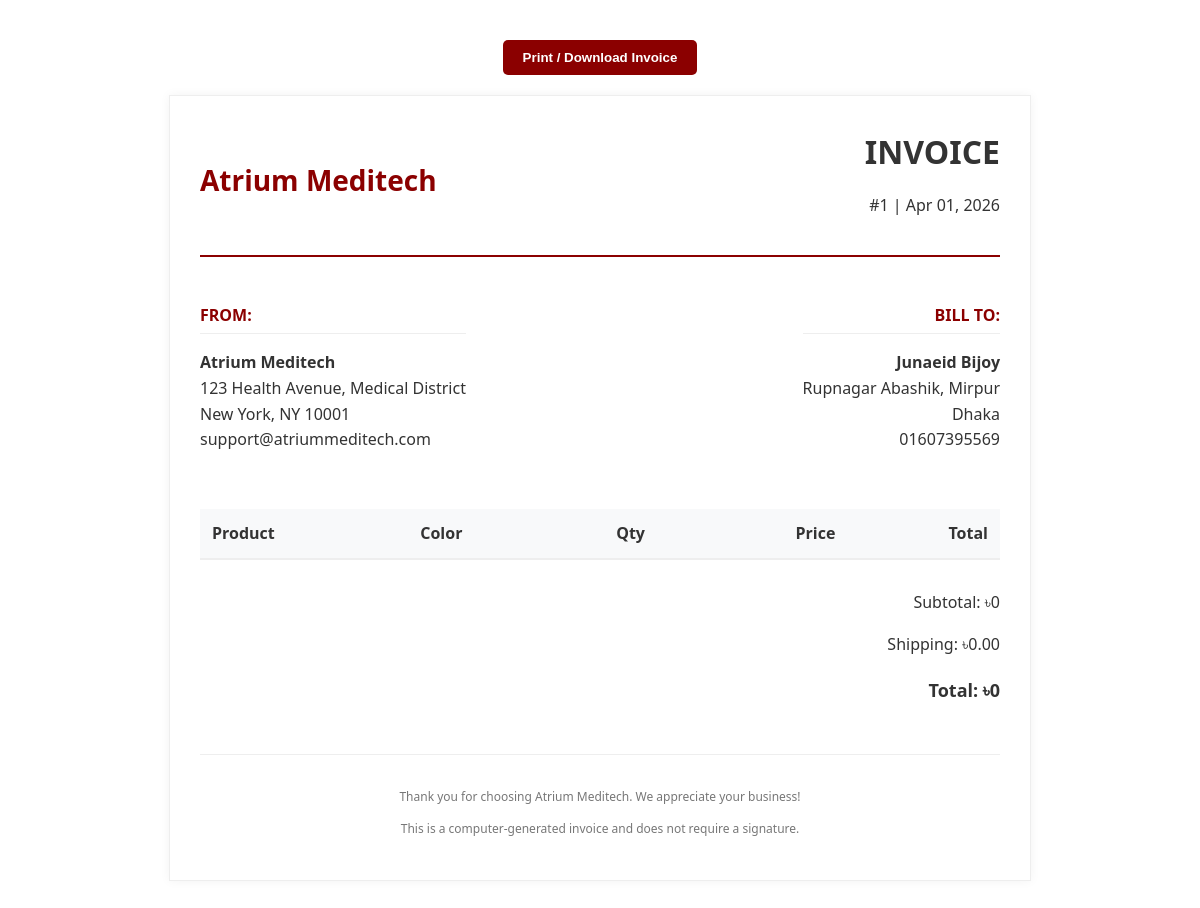
The page /orders/admin/order/1/invoice/ (signed in) on the database its author committed.
### orders/models.py (models this page shows, shortened)
class Order(models.Model):
    first_name = models.CharField(max_length=50)
    last_name = models.CharField(max_length=50)
    phone_number = models.CharField(max_length=15)
    address = models.CharField(max_length=250)
    city = models.CharField(max_length=100)
    created = models.DateTimeField(auto_now_add=True)
    updated = models.DateTimeField(auto_now=True)
    paid = models.BooleanField(default=False)
    class Meta:
        ordering = ['-created']
        indexes = [
            models.Index(fields=['-created']),
        ]
    def get_total_cost(self):
        return sum(item.get_cost() for item in self.items.all())

### orders/views.py (the view)
# urls.py: path('admin/order/<int:order_id>/invoice/', views.admin_order_invoice, name='admin_order_invoice'),
@staff_member_required
def admin_order_invoice(request, order_id):
    order = get_object_or_404(Order, id=order_id)
    return render(request,
                  'orders/order/invoice.html',
                  {'order': order})

### cart/context_processors.py (called while the page is built)
def cart(request):
    return {'cart': Cart(request)}

### templates/orders/order/invoice.html (shortened to what this page needs)
<!DOCTYPE html>
<html lang="en">
<head>
</head>
<body>
    <div class="no-print" style="text-align: center;">
        <button class="btn-print" onclick="window.print()">Print / Download Invoice</button>
    </div>
    <div class="invoice-box">
        <div class="header">
            <div class="logo">Atrium Meditech</div>
            <div class="invoice-title">
                <h1>INVOICE</h1>
                <p>#{{ order.id }} | {{ order.created|date:"M d, Y" }}</p>
            </div>
        </div>
        <div class="info-section">
            <div class="info-block">
                <h3>From:</h3>
                <p><strong>Atrium Meditech</strong><br>
                123 Health Avenue, Medical District<br>
                New York, NY 10001<br>
                support@atriummeditech.com</p>
            </div>
            <div class="info-block" style="text-align: right;">
                <h3>Bill To:</h3>
                <p><strong>{{ order.first_name }} {{ order.last_name }}</strong><br>
                {{ order.address }}<br>
                {{ order.city }}<br>
                {{ order.phone_number }}</p>
            </div>
        </div>
        <table>
            <thead>
                <tr>
                    <th>Product</th>
                    <th>Color</th>
                    <th style="text-align: center;">Qty</th>
                    <th style="text-align: right;">Price</th>
                    <th style="text-align: right;">Total</th>
                </tr>
            </thead>
        </table>
        <div class="total-section">
            <p>Subtotal: ৳{{ order.get_total_cost }}</p>
            <p>Shipping: ৳0.00</p>
            <p class="total-row">Total: ৳{{ order.get_total_cost }}</p>
        </div>
        <div class="footer">
            <p>Thank you for choosing Atrium Meditech. We appreciate your business!</p>
            <p>This is a computer-generated invoice and does not require a signature.</p>
        </div>
    </div>
</body>
</html>

### templates/orders/order/invoice.html (style rules this page uses)
body { font-family: 'Segoe UI', Tahoma, Geneva, Verdana, sans-serif; color: #333; line-height: 1.6; margin: 40px; }
.invoice-box { max-width: 800px; margin: auto; padding: 30px; border: 1px solid #eee; box-shadow: 0 0 10px rgba(0, 0, 0, 0.05); background-color: #fff; }
.header { display: flex; justify-content: space-between; align-items: center; border-bottom: 2px solid #8b0000; padding-bottom: 20px; margin-bottom: 30px; }
.logo { font-size: 28px; font-weight: bold; color: #8b0000; }
.invoice-title { text-align: right; }
.invoice-title h1 { margin: 0; font-size: 32px; color: #333; }
.info-section { display: flex; justify-content: space-between; margin-bottom: 40px; }
.info-block h3 { border-bottom: 1px solid #eee; padding-bottom: 5px; margin-bottom: 10px; font-size: 16px; color: #8b0000; text-transform: uppercase; }
table { width: 100%; border-collapse: collapse; margin-bottom: 30px; }
th { background-color: #f8f9fa; border-bottom: 2px solid #eee; padding: 12px; text-align: left; font-weight: 600; }
.total-section { text-align: right; margin-top: 20px; }
.total-row { font-size: 18px; font-weight: bold; }
.footer { margin-top: 50px; text-align: center; font-size: 12px; color: #777; border-top: 1px solid #eee; padding-top: 20px; }
.btn-print { background-color: #8b0000; color: white; padding: 10px 20px; border: none; border-radius: 5px; cursor: pointer; font-weight: bold; margin-bottom: 20px; }

### rows shown on the page
Order: id "1", created "Apr 01, 2026", first_name "Junaeid", last_name "Bijoy", address "Rupnagar Abashik, Mirpur", city "Dhaka", phone_number "01607395569", get_total_cost "0"
